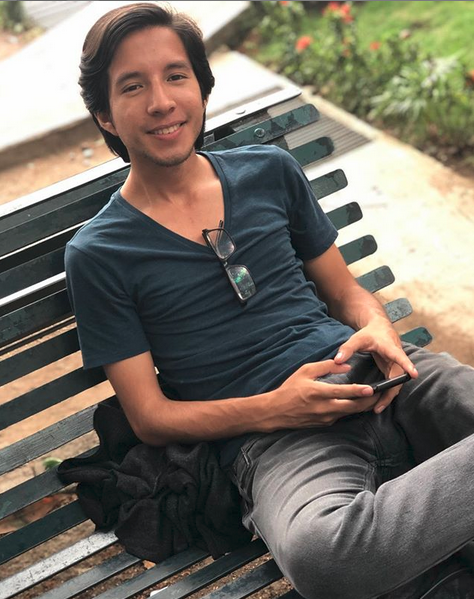
#> input picture unsharp_mask/foto.png, 474 x 599 px
$ python script.py
#> lines starting #> are read from the running program, lines starting #| are printed output that depends on the picture
#> further down, img is the input picture: shape (599, 474, 3); mean B, G, R 99.9, 110.4, 116.9
import cv2
import numpy as np
from matplotlib import pyplot as plt

def unsharp_mask(img_name, k=0.2):
#> called with img_name = 'foto.png', k = 0.2
    img = cv2.imread(img_name)
    blur = cv2.blur(img, (3,3))  # applying low pass filter
    smooth = img - blur
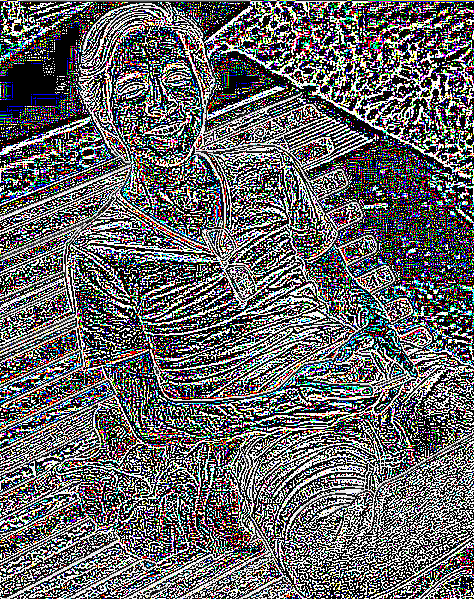
#> smooth: shape (599, 474, 3); mean B, G, R 103.1, 101.7, 101.9
    sharp = img + float(k) * smooth
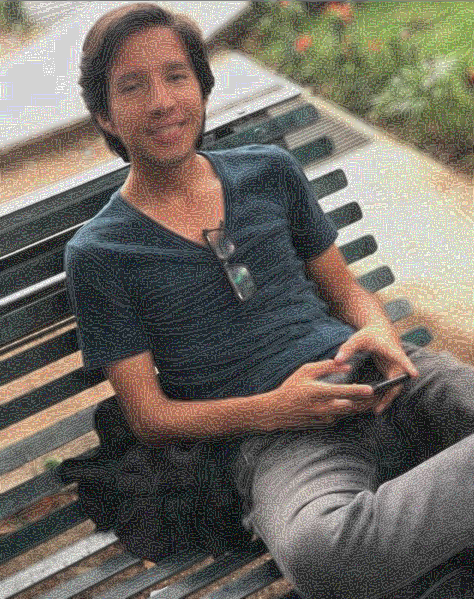
#> sharp: shape (599, 474, 3) float64; mean B, G, R 120.5, 130.7, 137.3; drawn with min black and max white
    sharp = np.maximum(sharp, np.zeros(sharp.shape))  # eliminar valores extremos
    sharp = np.minimum(sharp, 255 * np.ones(sharp.shape))
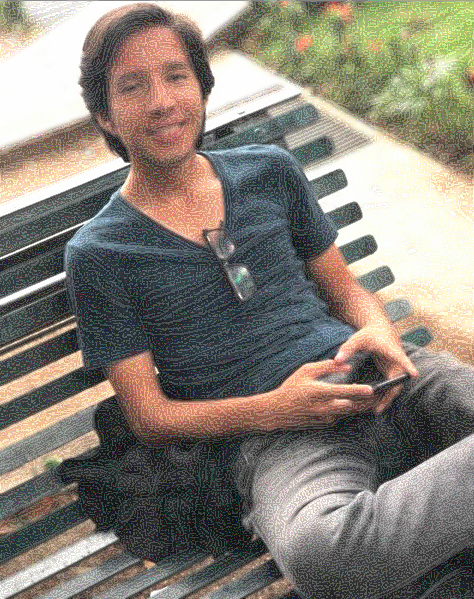
#> sharp: shape (599, 474, 3) float64; mean B, G, R 119.7, 129.6, 135.7
    sharp  = sharp.round().astype(np.uint8)
    return sharp

def unsharp_mask2(img_name, kernel_size=(5, 5), sigma=1.0, amount=1.0, threshold=0):
    """Return a sharpened version of the image, using an unsharp mask."""
    # For details on unsharp masking, see:
    # https://en.wikipedia.org/wiki/Unsharp_masking
    # https://homepages.inf.ed.ac.uk/rbf/HIPR2/unsharp.htm
    image = cv2.imread(img_name)
    blurred = cv2.GaussianBlur(image, kernel_size, sigma)
    sharpened = float(amount + 1) * image - float(amount) * blurred
    sharpened = np.maximum(sharpened, np.zeros(sharpened.shape))
    sharpened = np.minimum(sharpened, 255 * np.ones(sharpened.shape))
    sharpened = sharpened.round().astype(np.uint8)
    if threshold > 0:
        low_contrast_mask = np.absolute(image - blurred) < threshold
        np.copyto(sharpened, image, where=low_contrast_mask)
    return sharpened


img = cv2.imread('foto.png')
filtered = unsharp_mask('foto.png')

cv2.imshow('foto', filtered)
cv2.imshow('foto ori', img)
cv2.waitKey(0)

'''
plt.subplot(1,3,1),plt.imshow(img, cmap = 'gray')
plt.title('Input Image'), plt.xticks([]), plt.yticks([])

plt.subplot(1,3,2),plt.imshow(filtered, cmap = 'gray')
plt.title('Magnitude Spectrum'), plt.xticks([]), plt.yticks([])

plt.subplot(1,3,3),plt.imshow(filtered, cmap = 'gray')
plt.title('Mask'), plt.xticks([]), plt.yticks([])
plt.show()
'''
